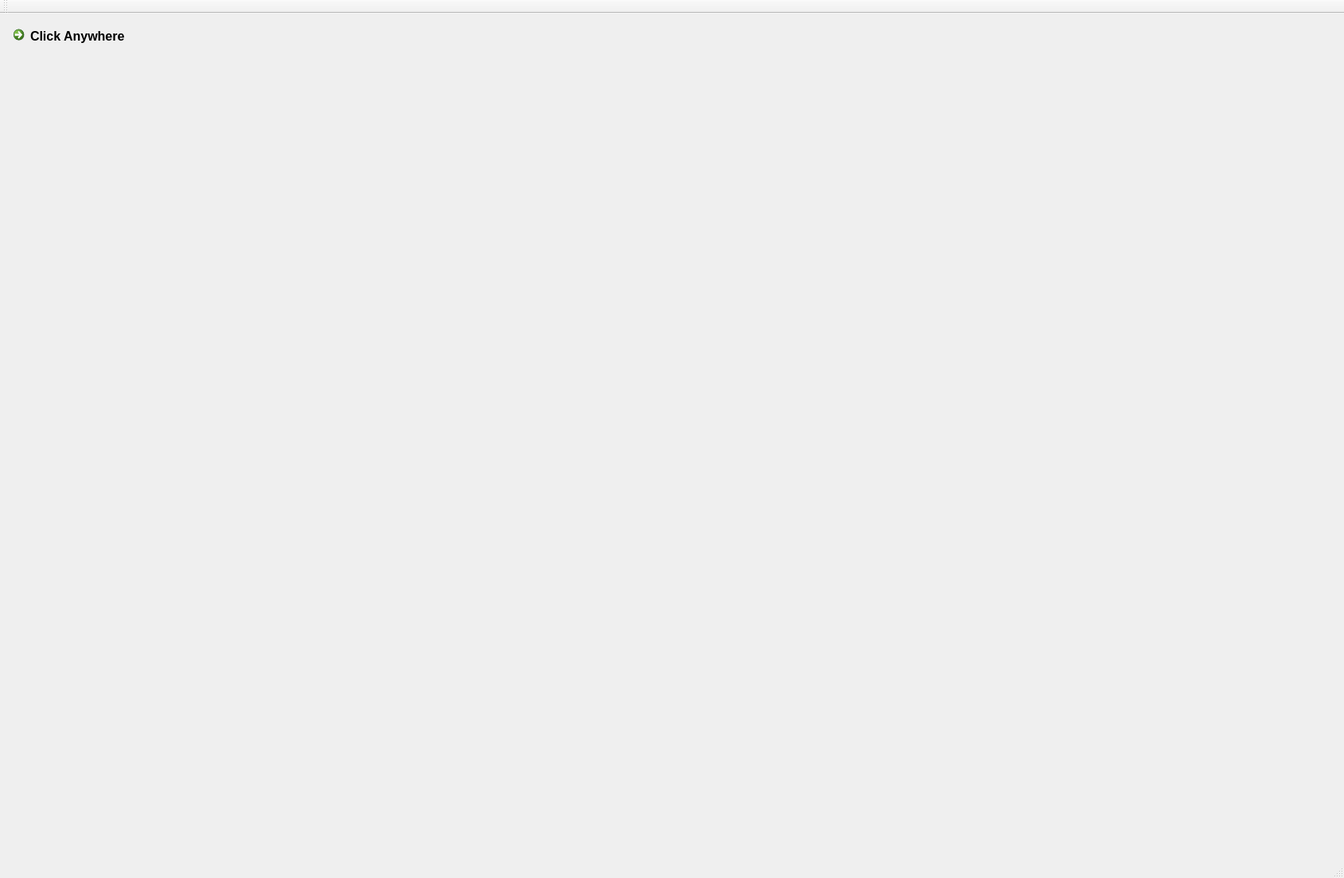
<?xml version="1.0" encoding="UTF-8"?>
<ui version="4.0">
 <class>Initialscr</class>
 <widget class="QMainWindow" name="Initialscr">
  <property name="geometry">
   <rect>
    <x>0</x>
    <y>0</y>
    <width>1689</width>
    <height>1103</height>
   </rect>
  </property>
  <property name="windowTitle">
   <string>MainWindow</string>
  </property>
  <property name="styleSheet">
   <string notr="true">background-image: url(:/new/prefix1/Resources_Images/Welcome_screen.jpg.png);</string>
  </property>
  <widget class="QWidget" name="centralwidget">
   <layout class="QGridLayout" name="gridLayout">
    <item row="0" column="0">
     <widget class="QCommandLinkButton" name="commandLinkButton">
      <property name="font">
       <font>
        <pointsize>12</pointsize>
        <weight>75</weight>
        <bold>true</bold>
       </font>
      </property>
      <property name="text">
       <string>Click Anywhere</string>
      </property>
      <property name="icon">
       <iconset resource="Resources.qrc">
        <normaloff>:/new/prefix1/Resources_Images/getstarted.png</normaloff>:/new/prefix1/Resources_Images/getstarted.png</iconset>
      </property>
     </widget>
    </item>
   </layout>
  </widget>
  <widget class="QStatusBar" name="statusbar"/>
  <widget class="QToolBar" name="toolBar">
   <property name="windowTitle">
    <string>toolBar</string>
   </property>
   <attribute name="toolBarArea">
    <enum>TopToolBarArea</enum>
   </attribute>
   <attribute name="toolBarBreak">
    <bool>false</bool>
   </attribute>
  </widget>
 </widget>
 <resources>
  <include location="Resources.qrc"/>
 </resources>
 <connections/>
</ui>
